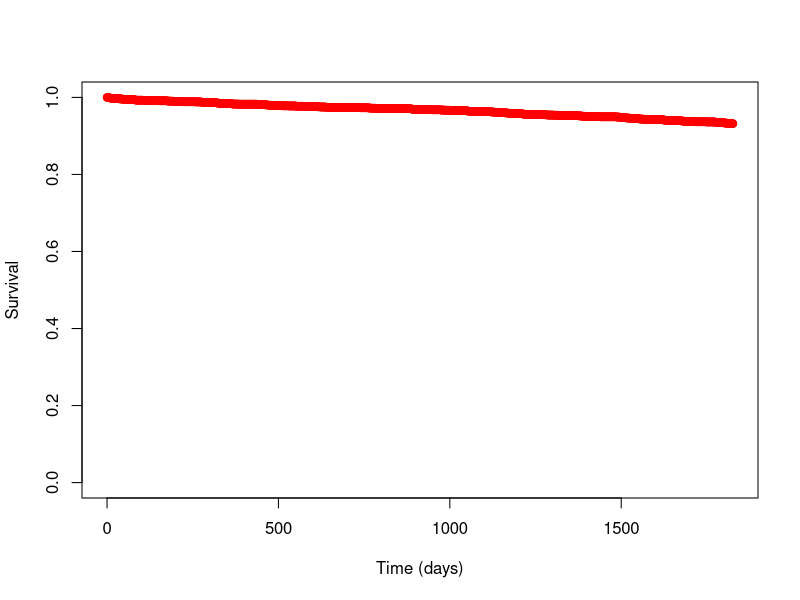

Here is the R script that generated this plot:
#work for kidney living donor post tx patient survival #


## Set work area/libname ##
#setwd("F:\\Shared\\Organ Utilisation\\Winton Centre\\Kidney CR\\R work")

## Import data ##
survdata <- read.csv("kidney LD post tx patient surv.csv",fileEncoding = 'UTF-8-BOM')
param <- read.csv("kidney LD post tx patient params.csv",fileEncoding = 'UTF-8-BOM')
attach(survdata)
attach(param)

## Check data ##
head(survdata)
head(param)



## Adjusted capH will be - log(tx_surv) * exp(XB) ##

adjcox <- function(rage = 3, wait = 1, diabetes=0, hla = 3) {
  
  
  ## Calculate individual xbeta terms ##
  
  #Recipient age at transplant #
  if(rage == 1){xbeta_rage = rage_1}
  if(rage == 2){xbeta_rage = rage_2}
  if(rage == 3){xbeta_rage = rage_3}
  if(rage == 4){xbeta_rage = rage_4}
  if(rage == 5){xbeta_rage = rage_5}

  #Wait time #
  if(wait == 1){xbeta_wait = wait_1}
  if(wait == 2){xbeta_wait = wait_2}
  if(wait == 3){xbeta_wait = wait_3}
  if(wait == 4){xbeta_wait = wait_4}

  #Diabetes #
  if(diabetes == 0){xbeta_diabetes = diabetes_0}
  if(diabetes == 1){xbeta_diabetes = diabetes_1}
  
  #HLA MM#
  if(hla == 1){xbeta_hla = hla_1}
  if(hla == 2){xbeta_hla = hla_2}
  if(hla == 3){xbeta_hla = hla_3}
  if(hla == 4){xbeta_hla = hla_4}
  
  
  
  ## Total xbetas ##
  xbeta <- sum(xbeta_rage, xbeta_wait, xbeta_diabetes, xbeta_hla)
  
  
  ## Calculate cumulative hazard for each term ##
  adjsurv <- surv ** (exp(xbeta))
  
  basehaz <- data.frame(survdata, adjsurv)
  
  #Restrict to centre #
  centre <- basehaz
  
  #Set up for 1 row per every day #
  days <- numeric(length = 1827)
  days <- 0:1826
  
  adjsurv2 <- numeric(length = 1827)
  
  secondday <- centre$time[2]
  secondday
  
  ## delete second entry for day 0 - S(0) needs to start at 1 - only if second time entry is 0 ##
  
  if(secondday == 0){centre <- centre[-c(2),]}
  
  ## set up new dataset for day 0- 1826 - make sure there are data points for every day ##
  
  smoothed_cent <- data.frame(days)
  smoothed_cent$adjsurv <- adjsurv2
  
  
  ## impute values from belfast ##
  j<-1
  for (i in 1:1827){
    if (smoothed_cent$days[i] == centre$time[j] )
    {  smoothed_cent$adjsurv[i] <- centre$adjsurv[j]
    j <- j + 1}
    else {smoothed_cent$adjsurv[i] <- centre$adjsurv[j-1]
    }
  }
  
  
  return(smoothed_cent)
  
  
}



test <- adjcox (rage = 3, wait = 1, diabetes=1, hla = 3)

#Plotting the output #
plot(y = test$adjsurv, x = test$days, ylab = "Survival", xlab = "Time (days)", ylim = c(0, 1), col = "red")
